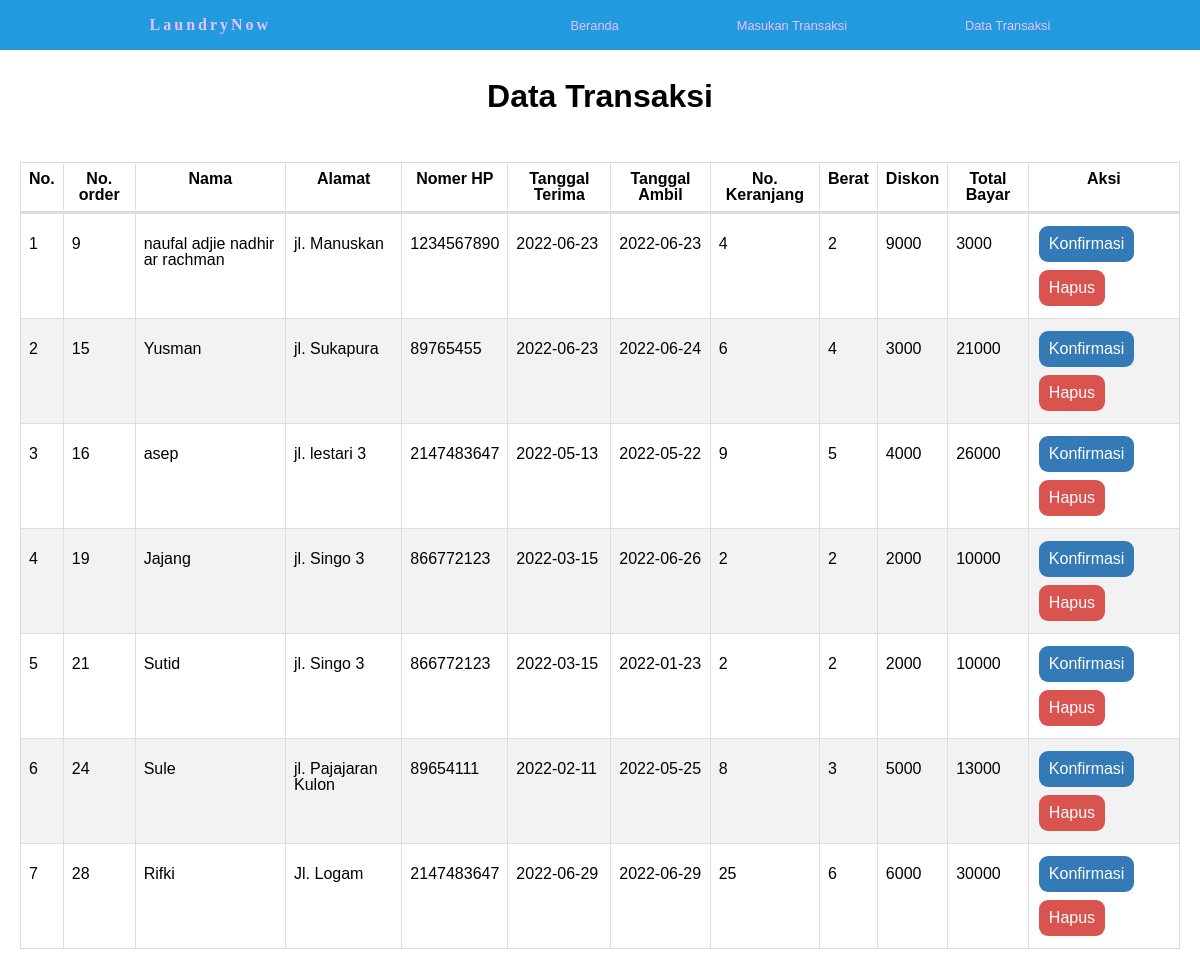
/submenu/data-transaksi.php, run on the app's committed database.
### tables this page shows
CREATE TABLE `transaksi` (
  `id` int(11) NOT NULL,
  `nama` varchar(68) NOT NULL,
  `alamat` varchar(255) NOT NULL,
  `nomer_hp` int(12) NOT NULL,
  `tgl_masuk` date NOT NULL,
  `tgl_keluar` date NOT NULL,
  `no_keranjang` int(16) NOT NULL,
  `berat` int(128) NOT NULL,
  `diskon` int(128) NOT NULL,
  `total_bayar` int(128) NOT NULL
);

### config/function.php (called while the page is built, shortened)
<?php
$hostname = "localhost";
$username = "root";
$password = "";
$database = "db_laundrynow";
$conn = mysqli_connect($hostname,$username,$password,$database);
function query($query)
{
    global $conn;
   $result = mysqli_query($conn, $query);
   $rows = [];
    while ( $row = mysqli_fetch_assoc($result)) {
        $rows[] = $row;
    }
    return $rows;
}
?>

### submenu/data-transaksi.php (the view, shortened to what this page needs)
<?php
require '../config/function.php';
$data = query("SELECT * FROM transaksi");
?>
<!DOCTYPE html>
<html>
<head>
  <link rel="stylesheet" href="../assets/css/data-transaksi.css?v=<?= time();?>">
</head>
<body>
<nav>
    <div class="logo">
      <a href="../index.php"><h4>LaundryNow</h4></a>
    </div>
	<ul>
	  <li><a href="beranda.php">Beranda</a></li>
	  <li><a href="masukan-transaksi.php">Masukan Transaksi</a></li>
	  <li><a href="data-transaksi.php">Data Transaksi</a></li>
	</ul>
  </nav>
	<div class="container">
		<center><h1>Data Transaksi</h1></center>
	<div style="overflow-x: auto; padding: 20px;">
  <table border="1" cellpadding="10" cellspacing="0">
   <thead>
   	 <tr class="tr1">
      <th>No.</th>
      <th>No. order</th>
      <th>Nama</th>
	  <th>Alamat</th>
	  <th>Nomer HP</th>
      <th>Tanggal Terima</th>
      <th>Tanggal Ambil</th>
	  <th>No. Keranjang</th>
      <th>Berat</th>
      <th>Diskon</th>
      <th>Total Bayar</th>
      <th>Aksi</th>
    </tr>
   </thead>
    <tbody>
	<?php $num = 1?>
    <?php foreach ($data as $row ): ?>
    <tr>
        <td><?= $num;?></td>
        <td><?= $row["id"];?> </td>
        <td><?= $row["nama"];?></td>
        <td><?= $row["alamat"];?></td>
        <td><?= $row["nomer_hp"];?></td>
        <td><?= $row["tgl_masuk"];?></td>
        <td><?= $row["tgl_keluar"];?></td>
        <td><?= $row["no_keranjang"];?></td>
		<td><?= $row["berat"];?></td>
		<td><?= $row["diskon"];?></td>
		<td><?= $row["total_bayar"];?></td>
		<td><a href="selesai-transaksi.php?id=<?= $row["id"];?>" class="btn btn-primary">Konfirmasi</a>
	      	<a href="hapus-transaksi.php?id=<?= $row["id"];?>" class="btn btn-danger">Hapus</a></td>
    </tr>
    <?php $num++ ?>
    <?php endforeach; ?>
    </tbody>
  </table>
</div>
</div>
</body>
</html>

### assets/css/data-transaksi.css (style rules this page uses)
html, body, div, span, applet, object, iframe, h1, h2, h3, h4, h5, h6, p, blockquote, pre, a, abbr, acronym, address, big, cite, code, del, dfn, em, img, ins, kbd, q, s, samp, small, strike, strong, sub, sup, tt, var, b, u, i, center, dl, dt, dd, ol, ul, li, fieldset, form, label, legend, table, caption, tbody, tfoot, thead, tr, th, td, article, aside, canvas, details, embed, figure, figcaption, footer, header, hgroup, menu, nav, output, ruby, section, summary, time, mark, audio, video { margin: 0; padding: 0; border: 0; vertical-align: baseline; }
article, aside, details, figcaption, figure, footer, header, hgroup, menu, nav, section { display: block; }
body { line-height: 1; }
ol, ul { list-style: none; }
table { border-collapse: collapse; border-spacing: 0; }
.container { width: 100%; margin: 30px auto; }
body { font-family: 'Montserrat', sans-serif; }
nav { display: flex; background-color: #219bde; justify-content: space-around; height: 50px; align-items: center; color: rgb(234, 192, 255); }
nav .logo { font-family: 'Pacifico', cursive; letter-spacing: 3px; }
nav .logo a { color: rgb(234, 192, 255); text-decoration: none; }
nav ul { display: flex; list-style: none; width: 40%; justify-content: space-between; }
nav ul li a { color: rgb(234, 192, 255); text-decoration: none; font-size: 0.8em; }
.btn { background-color: #337ab7; border: none; color: white; padding: 10px; text-align: center; text-decoration: none; display: inline-block; font-size: 16px; margin: 4px 2px; cursor: pointer; border-radius: 9px; }
.btn-danger { background-color: #d9534f; }
table { width: 100%; margin: 30px auto; border: 1px solid #ddd; }
.tr1 th { border-bottom: 3px solid #ddd; text-align: center; font-weight: bold; }
th, td { border: 1px solid #ddd; text-align: left; padding: 8px; border-collapse: collapse; }
tr:nth-child(even) { background-color: #f2f2f2; }

### data on the page
transaksi: id "9", nama "naufal adjie nadhir ar rachman", alamat "jl. Manuskan", nomer_hp "1234567890", tgl_masuk "2022-06-23", tgl_keluar "2022-06-23", no_keranjang "4", berat "2", diskon "9000", total_bayar "3000"
transaksi: id "15", nama "Yusman", alamat "jl. Sukapura", nomer_hp "89765455", tgl_masuk "2022-06-23", tgl_keluar "2022-06-24", no_keranjang "6", berat "4", diskon "3000", total_bayar "21000"
transaksi: id "16", nama "asep", alamat "jl. lestari 3", nomer_hp "2147483647", tgl_masuk "2022-05-13", tgl_keluar "2022-05-22", no_keranjang "9", berat "5", diskon "4000", total_bayar "26000"
transaksi: id "19", nama "Jajang", alamat "jl. Singo 3", nomer_hp "866772123", tgl_masuk "2022-03-15", tgl_keluar "2022-06-26", no_keranjang "2", berat "2", diskon "2000", total_bayar "10000"
transaksi: id "21", nama "Sutid", alamat "jl. Singo 3", nomer_hp "866772123", tgl_masuk "2022-03-15", tgl_keluar "2022-01-23", no_keranjang "2", berat "2", diskon "2000", total_bayar "10000"
transaksi: id "24", nama "Sule", alamat "jl. Pajajaran Kulon", nomer_hp "89654111", tgl_masuk "2022-02-11", tgl_keluar "2022-05-25", no_keranjang "8", berat "3", diskon "5000", total_bayar "13000"
transaksi: id "28", nama "Rifki", alamat "Jl. Logam", nomer_hp "2147483647", tgl_masuk "2022-06-29", tgl_keluar "2022-06-29", no_keranjang "25", berat "6", diskon "6000", total_bayar "30000"
